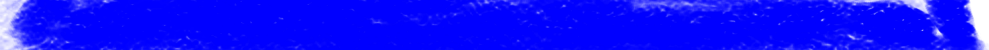
#> input picture assets/respack/RetriSP/raw/Hold_End #5599.png, 989 x 50 px, found by its file name
$ python make_notes.py 'Hold #5512.png' out.png
#> lines starting #> are read from the running program, lines starting #| are printed output that depends on the picture
"""把 Phigros SP（Retribution）的原始按键素材拼成引擎要的贴图。

原始素材是 Phigros 内部导出的一堆散图（文件名里带 # 编号），引擎只要
click/drag/flick/hold 各两张（普通 + 双押提示 _mh），Hold 还要求「尾部 /
中间 / 头部」竖着拼在一张图里。这里只做按键贴图，hit_fx 与结算 UI 不动。

用法：python make_retrisp_notes.py <素材目录> <资源包目录>
"""
import sys
from pathlib import Path

from PIL import Image

SRC = Path(sys.argv[1])
OUT = Path(sys.argv[2])

# Hold 「中间」取身体图里靠中、纹理均匀的一段（原图顶部/底部各有一条烧死的端帽）
BODY_ROWS = (300, 700)


def load(name):
#> called with name = 'Hold_End #5599.png'
    return Image.open(SRC / name).convert("RGBA")
#> returned value is the input picture: PIL image 989x50 RGBA; mean R, G, B, A 0.4, 0.4, 251.4, 239.5


def fit_width(im, width):
    if im.width == width:
        return im
    height = max(1, round(im.height * width / im.width))
    return im.resize((width, height), Image.LANCZOS)


def compose_hold(tail_name, body_name, head_name, body_rows, width=None):
    """尾部在上、中间居中、头部在下，三者宽度统一（默认取尾部宽度）。

    中间段再上下镜像拼成两倍高：info.yml 里打开 holdRepeat（重复式拉伸）时，
    镜像让每处拼接的像素连续，看不出接缝。
    """
    tail = load(tail_name)
    width = width or tail.width
#> width = 989
    if tail.width != width:
        tail = tail.resize((width, max(1, round(tail.height * width / tail.width))), Image.LANCZOS)

    body = load(body_name)
#> call 2 of load, with name = 'Hold #5512.png'
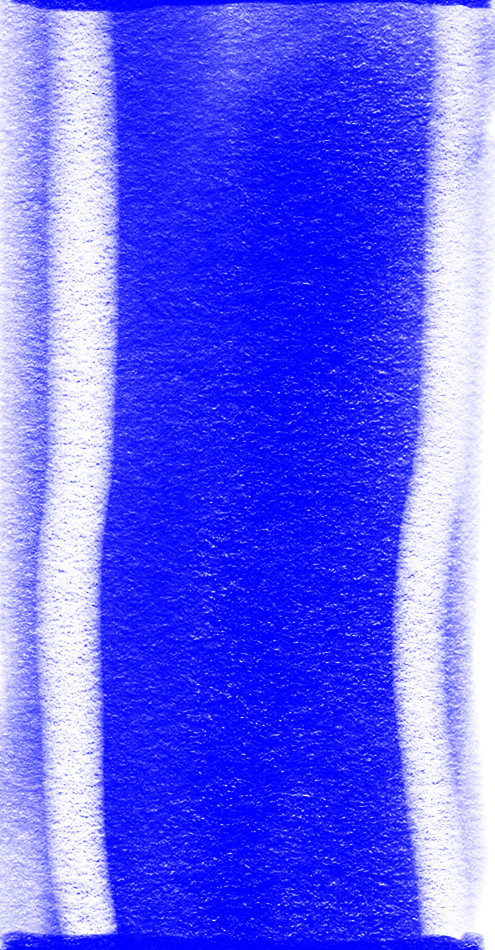
#> input picture assets/respack/RetriSP/raw/Hold #5512.png, 989 x 1900 px, found by its file name (shown at 1/2 size)
#> in load, returned value is the input picture: PIL image 989x1900 RGBA; mean R, G, B, A 47.5, 47.5, 248.8, 200.4
    band = body.crop((0, body_rows[0], body.width, min(body_rows[1], body.height)))
    band = fit_width(band, width)
    flipped = band.transpose(Image.FLIP_TOP_BOTTOM)
    doubled = Image.new("RGBA", (width, band.height * 2), (0, 0, 0, 0))
#> doubled: PIL image 989x800 RGBA; every value is 0
    doubled.paste(band, (0, 0))
    doubled.paste(flipped, (0, band.height))

    head = load(head_name)
#> call 3 of load, with name = 'Hold_Head #5575.png'
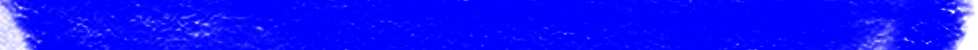
#> input picture assets/respack/RetriSP/raw/Hold_Head #5575.png, 978 x 50 px, found by its file name
#> in load, returned value is the input picture: PIL image 978x50 RGBA; mean R, G, B, A 2.7, 2.7, 251.8, 242.9
    if head.width != width:
        # 只横向拉伸：「头部」高度就是 info.yml 里 holdAtlas 的第二项，必须保持原值
        head = head.resize((width, head.height), Image.LANCZOS)

    out = Image.new("RGBA", (width, tail.height + doubled.height + head.height), (0, 0, 0, 0))
#> out: PIL image 989x900 RGBA; every value is 0
    out.paste(tail, (0, 0))
    out.paste(doubled, (0, tail.height))
    out.paste(head, (0, tail.height + doubled.height))
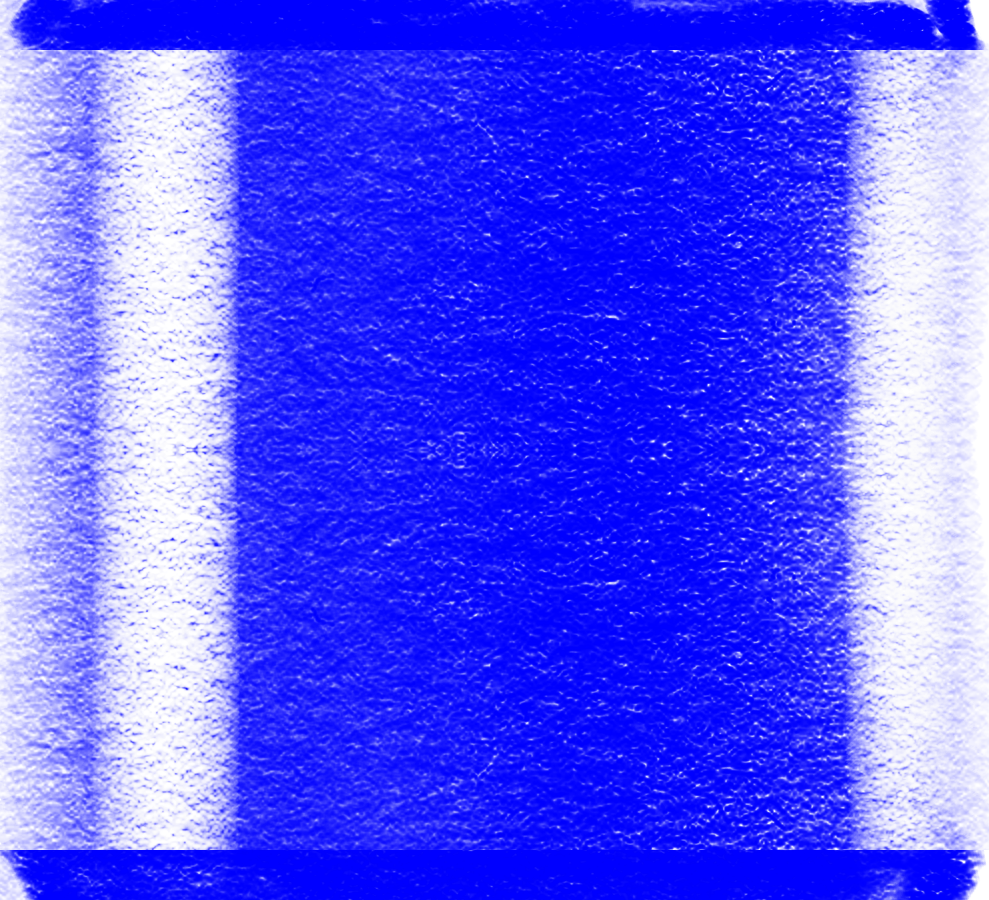
#> out: PIL image 989x900 RGBA; mean R, G, B, A 45.3, 45.3, 252.4, 207.9; transparent parts drawn white
    return out, (tail.height, head.height)


def main():
    # 单押 Hold：尾 Hold_End + 身体 Hold + 头 Hold_Head（三张都是 50 px 端帽）
    hold, atlas = compose_hold("Hold_End #5599.png", "Hold #5512.png", "Hold_Head #5575.png", BODY_ROWS)
#> atlas = (50, 50)
    hold.save(OUT / "hold.png")
    print("hold.png", hold.size, "atlas", atlas)
#| hold.png (989, 900) atlas (50, 50)

    # 双押 Hold：尾沿用单押的 Hold_End，头是带黄边的 Hold2HL_0，身体取自 Hold2HL_1；
    # 画布宽度跟头部一致（双押的贴图本来就宽一些）
    mh_head = load("Hold2HL_0 #5532.png")
#> call 4 of load, with name = 'Hold2HL_0 #5532.png'
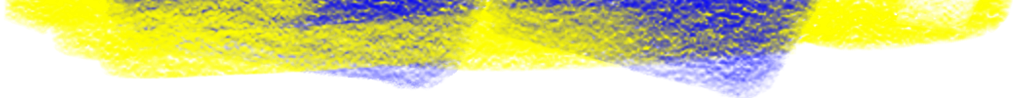
#> input picture assets/respack/RetriSP/raw/Hold2HL_0 #5532.png, 1016 x 98 px, found by its file name
#> in load, returned value is the input picture: PIL image 1016x98 RGBA; mean R, G, B, A 124.8, 124.8, 52.5, 139
    mh, atlas_mh = compose_hold(
        "Hold_End #5599.png", "Hold2HL_1 #5472.png", "Hold2HL_0 #5532.png", BODY_ROWS, width=mh_head.width
    )
#> call 2 of compose_hold, with tail_name = 'Hold_End #5599.png', body_name = 'Hold2HL_1 #5472.png', head_name = 'Hold2HL_0 #5532.png', body_rows = (300, 700), width = 1016
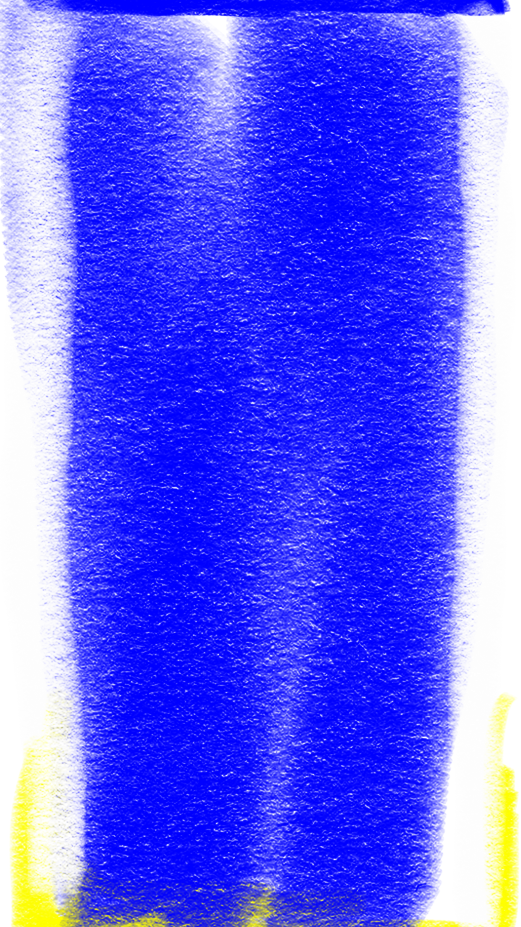
#> input picture assets/respack/RetriSP/raw/Hold2HL_1 #5472.png, 1042 x 1854 px, found by its file name (shown at 1/2 size)
#> in load, returned value is the input picture: PIL image 1042x1854 RGBA; mean R, G, B, A 54.7, 54.7, 238.2, 201.4
#> in compose_hold (call 2), `doubled = Image.new("RGBA", (width, band.height * 2), (0, 0, 0, 0))`: doubled: PIL image 1016x780 RGBA; every value is 0
#> in compose_hold (call 2), `out = Image.new("RGBA", (width, tail.height + doubled.height + head.he..`: out: PIL image 1016x929 RGBA; every value is 0
#> in compose_hold (call 2), `out.paste(head, (0, tail.height + doubled.height))`:
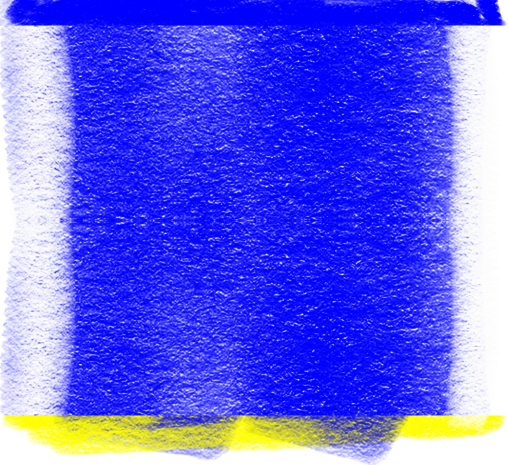
#> out: PIL image 1016x929 RGBA (shown at 1/2 size); mean R, G, B, A 54.4, 54.4, 227.4, 201.5; transparent parts drawn white
#> atlas_mh = (51, 98)
    mh.save(OUT / "hold_mh.png")
    print("hold_mh.png", mh.size, "atlas", atlas_mh)
#| hold_mh.png (1016, 929) atlas (51, 98)

    # 点按用专门的 Tap 素材（青条）；双押提示用它的加粗版
    tap = load("Tap (1).png")
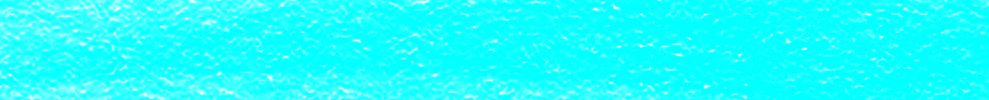
#> input picture assets/respack/RetriSP/raw/Tap (1).png, 989 x 100 px, found by its file name
#> in load, returned value is the input picture: PIL image 989x100 RGBA; mean R, G, B, A 0, 255, 255, 223.5
    tap.save(OUT / "click.png")
    tap_mh = load("Tap 双押.png")
    tap_mh.save(OUT / "click_mh.png")
    print("click", tap.size, "click_mh", tap_mh.size)

    drag = load("Drag #5558.png")
    drag.save(OUT / "drag.png")
    drag_mh = load("Drag 双押 #5466.png")
    drag_mh.save(OUT / "drag_mh.png")
    print("drag", drag.size, "drag_mh", drag_mh.size)

    flick = load("Flick #5612.png")
    flick.save(OUT / "flick.png")
    flick_mh = load("Flick 双押 #5482.png")
    flick_mh.save(OUT / "flick_mh.png")
    print("flick", flick.size, "flick_mh", flick_mh.size)


if __name__ == "__main__":
#> (the run stopped early here; a loop or call above may not have finished)
